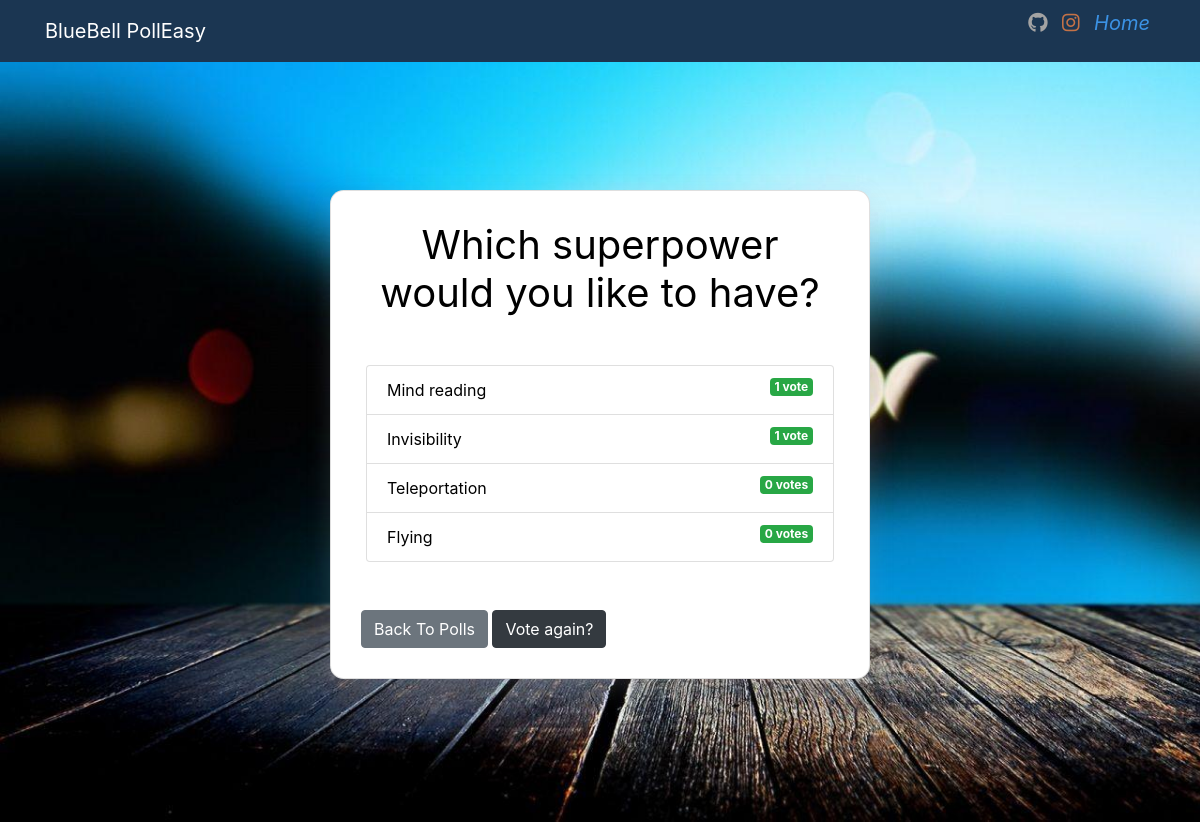
Screenshot of /polls/3/results/ with the database file from the repository.
### polls/models.py (models this page shows, shortened)
class Question(models.Model):
    question_text = models.CharField(max_length=200)
    pub_date = models.DateTimeField('date published')

class Choice(models.Model):
    question = models.ForeignKey(Question, on_delete=models.CASCADE)
    choice_text = models.CharField(max_length=200)
    votes = models.IntegerField(default=0)

### polls/views.py (the view)
# urls.py: path('<int:question_id>/results/', views.results, name='results'),
def results(request, question_id):
  question = get_object_or_404(Question, pk=question_id)
  return render(request, 'polls/results.html', { 'question': question })

### templates/polls/results.html (shortened to what this page needs)
{% extends 'base.html' %}
{% block content %}
   <div class="card-body">
<h1 class="mb-5 text-center">{{ question.question_text }}</h1>
<ul class="list-group mb-5">
	{% for choice in question.choice_set.all %}
	<li class="list-group-item">
		{{ choice.choice_text }}  <span class="badge badge-success float-right">{{ choice.votes }} vote{{ choice.votes | pluralize }}</span>
	</li>
	{% endfor %}
</ul>
<a class="btn btn-secondary" href="{% url 'polls:index' %}">Back To Polls</a>
<a class="btn btn-dark" href="{% url 'polls:detail' question.id %}">Vote again?</a>
</div>
{% endblock %}

### templates/base.html (shortened to what this page needs)
<!DOCTYPE html>
<html lang="en">
<head>
  {% load static %}
  <link rel="stylesheet" href="https://stackpath.bootstrapcdn.com/bootstrap/4.3.1/css/bootstrap.min.css"
 />
  <link rel="stylesheet"
    href="https://cdn.jsdelivr.net/npm/@fortawesome/fontawesome-free@5.15.3/css/fontawesome.min.css">
  <link rel="stylesheet" href="{%  static  'css/style.css'  %}">
</head>
<body>
  {% include 'partials/_navbar.html' %}
  <div class="landing">
    <div class="container">
      <div class="row">
        <div class="col-md-6 m-auto">
          {% block content %}{% endblock %}
        </div>
      </div>
    </div>
  </div>
</body>
</html>

### templates/partials/_navbar.html (shortened to what this page needs)
<nav class="navbar navbar-dark bg-primary">
	<div class="container">
		<a class="navbar-brand" href="/">BlueBell PollEasy</a>
		<ul>
			<li> <a href="https://github.com/Pallavi679"><i style="color: rgb(163, 163, 163);"
						class="fab fa-github"></i></a> </li>
			<li> <a href="https://www.instagram.com/pallavi6403/"> <i style="color:#ff8744bd"
						class="fab fa-instagram"></i></a></li>
			<li> <a href="/"> <i style="color: rgb(59, 146, 228);"
						>Home</i></a></li>
		</ul>
	</div>
</nav>

### polls/static/css/style.css (style rules this page uses)
.landing { background-image: url(../images/land.png); background-position: center; background-repeat: no-repeat; background-size: cover; display: flex; align-items: center; justify-content: center; min-height: 95vh; }
.bg-primary { background-color: #282656!important; }
.card-body { position: relative; display: -ms-flexbox; display: block; -ms-flex-direction: column; flex-direction: column; min-width: 0; word-wrap: break-word; background-color: rgba(255, 255, 255, 0); background-clip: border-box; border: 0px solid rgba(0,0,0,.125); border-radius: .25rem; }
.card-body h1 { font-size: 3.5rem; color: white; font-weight: 400; }

### templates/partials/_navbar.html (style rules this page uses)
.navbar-brand { display: block; }
ul li a { text-decoration: none; }
ul li i { font-size: 20px; }
ul li { display: inline; margin: 0 5px; }

### templates/polls/results.html (style rules this page uses)
.landing { background: url(/static/images/1.jpg); min-height: 95vh; background-repeat: no-repeat; background-size: cover; }
.bg-primary { background-color: #1b3652!important; }
.card-body { color:rgb(0, 0, 0); border: 1px solid rgba(0,0,0,.125); border-radius: .85rem; background: white; box-shadow: rgb(149 157 165 / 20%) 0px 8px 24px; padding: 30px; margin-bottom: 15px; }
.card-body h1 { font-size:2.5rem; color: black; }

### rows the page displays
Question: question_text "Which superpower would you like to have?"
Choice: choice_text "Mind reading", votes "1"
Choice: choice_text "Invisibility", votes "1"
Choice: choice_text "Teleportation", votes "0", votes|pluralize "s"
Choice: choice_text "Flying", votes "0", votes|pluralize "s"
